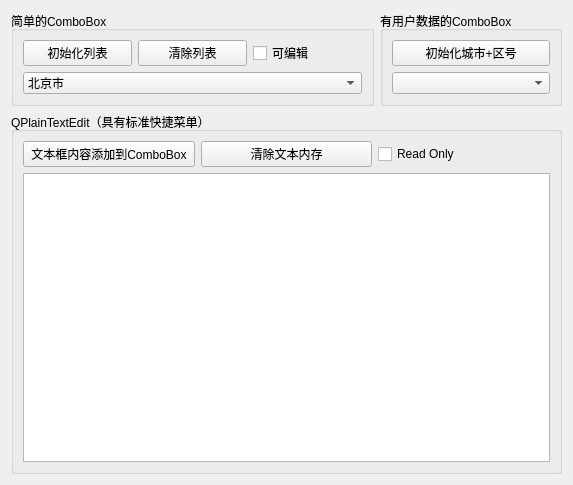
<?xml version="1.0" encoding="UTF-8"?>
<ui version="4.0">
 <class>ComboBoxWidget</class>
 <widget class="QWidget" name="ComboBoxWidget">
  <property name="geometry">
   <rect>
    <x>0</x>
    <y>0</y>
    <width>573</width>
    <height>485</height>
   </rect>
  </property>
  <property name="windowTitle">
   <string>ComboBox and QPlainTextEdit</string>
  </property>
  <layout class="QGridLayout" name="gridLayout_4">
   <item row="0" column="0">
    <widget class="QGroupBox" name="groupBox">
     <property name="sizePolicy">
      <sizepolicy hsizetype="Preferred" vsizetype="Preferred">
       <horstretch>2</horstretch>
       <verstretch>0</verstretch>
      </sizepolicy>
     </property>
     <property name="title">
      <string>简单的ComboBox</string>
     </property>
     <layout class="QGridLayout" name="gridLayout">
      <item row="0" column="0">
       <widget class="QPushButton" name="btnListInit">
        <property name="text">
         <string>初始化列表</string>
        </property>
       </widget>
      </item>
      <item row="0" column="1">
       <widget class="QPushButton" name="btnListClear">
        <property name="text">
         <string>清除列表</string>
        </property>
       </widget>
      </item>
      <item row="0" column="2">
       <widget class="QCheckBox" name="ckbEditable">
        <property name="text">
         <string>可编辑</string>
        </property>
       </widget>
      </item>
      <item row="1" column="0" colspan="3">
       <widget class="QComboBox" name="cmbSimple">
        <property name="maxVisibleItems">
         <number>10</number>
        </property>
        <item>
         <property name="text">
          <string>北京市</string>
         </property>
         <property name="icon">
          <iconset resource="res.qrc">
           <normaloff>:/icons/unit.ico</normaloff>:/icons/unit.ico</iconset>
         </property>
        </item>
        <item>
         <property name="text">
          <string>重庆市</string>
         </property>
         <property name="icon">
          <iconset resource="res.qrc">
           <normaloff>:/icons/unit.ico</normaloff>:/icons/unit.ico</iconset>
         </property>
        </item>
        <item>
         <property name="text">
          <string>上海市</string>
         </property>
         <property name="icon">
          <iconset resource="res.qrc">
           <normaloff>:/icons/unit.ico</normaloff>:/icons/unit.ico</iconset>
         </property>
        </item>
        <item>
         <property name="text">
          <string>天津市</string>
         </property>
         <property name="icon">
          <iconset resource="res.qrc">
           <normaloff>:/icons/unit.ico</normaloff>:/icons/unit.ico</iconset>
         </property>
        </item>
       </widget>
      </item>
     </layout>
    </widget>
   </item>
   <item row="0" column="1">
    <widget class="QGroupBox" name="groupBox_2">
     <property name="sizePolicy">
      <sizepolicy hsizetype="Preferred" vsizetype="Preferred">
       <horstretch>1</horstretch>
       <verstretch>0</verstretch>
      </sizepolicy>
     </property>
     <property name="title">
      <string>有用户数据的ComboBox</string>
     </property>
     <layout class="QGridLayout" name="gridLayout_2">
      <item row="0" column="0">
       <widget class="QPushButton" name="btnCityZon">
        <property name="text">
         <string>初始化城市+区号</string>
        </property>
       </widget>
      </item>
      <item row="1" column="0">
       <widget class="QComboBox" name="cmbWithUserData"/>
      </item>
     </layout>
    </widget>
   </item>
   <item row="1" column="0" colspan="2">
    <widget class="QGroupBox" name="groupBox_3">
     <property name="title">
      <string>QPlainTextEdit（具有标准快捷菜单）</string>
     </property>
     <layout class="QGridLayout" name="gridLayout_3">
      <item row="0" column="0">
       <widget class="QPushButton" name="btnTocmb">
        <property name="text">
         <string>文本框内容添加到ComboBox</string>
        </property>
       </widget>
      </item>
      <item row="0" column="1">
       <widget class="QPushButton" name="btnTextClear">
        <property name="text">
         <string>清除文本内存</string>
        </property>
       </widget>
      </item>
      <item row="0" column="2">
       <widget class="QCheckBox" name="ckbReadOnly">
        <property name="text">
         <string>Read Only</string>
        </property>
       </widget>
      </item>
      <item row="1" column="0" colspan="3">
       <widget class="QPlainTextEdit" name="plainTextEdit">
        <property name="contextMenuPolicy">
         <enum>Qt::CustomContextMenu</enum>
        </property>
       </widget>
      </item>
     </layout>
    </widget>
   </item>
  </layout>
  <action name="actUndo">
   <property name="text">
    <string>撤销</string>
   </property>
   <property name="shortcut">
    <string>Ctrl+Z</string>
   </property>
  </action>
  <action name="actRedo">
   <property name="text">
    <string>重做</string>
   </property>
   <property name="shortcut">
    <string>Ctrl+Y</string>
   </property>
  </action>
  <action name="actCut">
   <property name="text">
    <string>剪切</string>
   </property>
   <property name="shortcut">
    <string>Ctrl+X</string>
   </property>
  </action>
  <action name="actCopy">
   <property name="text">
    <string>复制</string>
   </property>
   <property name="shortcut">
    <string>Ctrl+C</string>
   </property>
  </action>
  <action name="actPaste">
   <property name="text">
    <string>粘贴</string>
   </property>
   <property name="shortcut">
    <string>Ctrl+V</string>
   </property>
  </action>
  <action name="actDelete">
   <property name="text">
    <string>删除</string>
   </property>
  </action>
  <action name="actSelectAll">
   <property name="text">
    <string>全选</string>
   </property>
   <property name="shortcut">
    <string>Ctrl+A</string>
   </property>
  </action>
 </widget>
 <resources>
  <include location="res.qrc"/>
 </resources>
 <connections>
  <connection>
   <sender>actUndo</sender>
   <signal>triggered()</signal>
   <receiver>plainTextEdit</receiver>
   <slot>undo()</slot>
   <hints>
    <hint type="sourcelabel">
     <x>-1</x>
     <y>-1</y>
    </hint>
    <hint type="destinationlabel">
     <x>286</x>
     <y>316</y>
    </hint>
   </hints>
  </connection>
  <connection>
   <sender>actRedo</sender>
   <signal>triggered()</signal>
   <receiver>plainTextEdit</receiver>
   <slot>redo()</slot>
   <hints>
    <hint type="sourcelabel">
     <x>-1</x>
     <y>-1</y>
    </hint>
    <hint type="destinationlabel">
     <x>286</x>
     <y>316</y>
    </hint>
   </hints>
  </connection>
  <connection>
   <sender>actPaste</sender>
   <signal>triggered()</signal>
   <receiver>plainTextEdit</receiver>
   <slot>paste()</slot>
   <hints>
    <hint type="sourcelabel">
     <x>-1</x>
     <y>-1</y>
    </hint>
    <hint type="destinationlabel">
     <x>286</x>
     <y>316</y>
    </hint>
   </hints>
  </connection>
  <connection>
   <sender>actCopy</sender>
   <signal>triggered()</signal>
   <receiver>plainTextEdit</receiver>
   <slot>copy()</slot>
   <hints>
    <hint type="sourcelabel">
     <x>-1</x>
     <y>-1</y>
    </hint>
    <hint type="destinationlabel">
     <x>286</x>
     <y>316</y>
    </hint>
   </hints>
  </connection>
  <connection>
   <sender>actCut</sender>
   <signal>triggered()</signal>
   <receiver>plainTextEdit</receiver>
   <slot>cut()</slot>
   <hints>
    <hint type="sourcelabel">
     <x>-1</x>
     <y>-1</y>
    </hint>
    <hint type="destinationlabel">
     <x>286</x>
     <y>316</y>
    </hint>
   </hints>
  </connection>
  <connection>
   <sender>actDelete</sender>
   <signal>triggered()</signal>
   <receiver>plainTextEdit</receiver>
   <slot>clear()</slot>
   <hints>
    <hint type="sourcelabel">
     <x>-1</x>
     <y>-1</y>
    </hint>
    <hint type="destinationlabel">
     <x>286</x>
     <y>316</y>
    </hint>
   </hints>
  </connection>
  <connection>
   <sender>actSelectAll</sender>
   <signal>triggered()</signal>
   <receiver>plainTextEdit</receiver>
   <slot>selectAll()</slot>
   <hints>
    <hint type="sourcelabel">
     <x>-1</x>
     <y>-1</y>
    </hint>
    <hint type="destinationlabel">
     <x>286</x>
     <y>316</y>
    </hint>
   </hints>
  </connection>
 </connections>
</ui>
